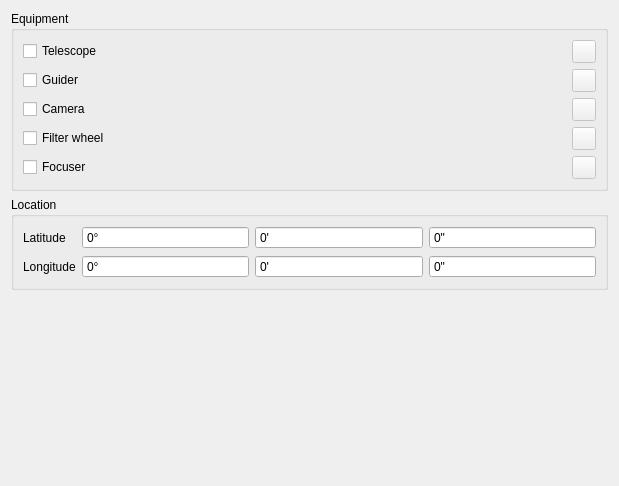
<?xml version="1.0" encoding="UTF-8"?>
<ui version="4.0">
 <class>SettingsFrame</class>
 <widget class="QFrame" name="SettingsFrame">
  <property name="geometry">
   <rect>
    <x>0</x>
    <y>0</y>
    <width>619</width>
    <height>486</height>
   </rect>
  </property>
  <property name="windowTitle">
   <string>Frame</string>
  </property>
  <layout class="QGridLayout" name="gridLayout_3">
   <item row="0" column="0">
    <widget class="QGroupBox" name="equipment_group_box">
     <property name="sizePolicy">
      <sizepolicy hsizetype="Preferred" vsizetype="Fixed">
       <horstretch>0</horstretch>
       <verstretch>0</verstretch>
      </sizepolicy>
     </property>
     <property name="title">
      <string>Equipment</string>
     </property>
     <layout class="QGridLayout" name="gridLayout">
      <item row="1" column="1">
       <widget class="QToolButton" name="guider_settings_button">
        <property name="enabled">
         <bool>false</bool>
        </property>
        <property name="text">
         <string/>
        </property>
        <property name="icon">
         <iconset resource="../resources/res.qrc">
          <normaloff>:/icons/ic_settings_white_48px.svg</normaloff>:/icons/ic_settings_white_48px.svg</iconset>
        </property>
        <property name="popupMode">
         <enum>QToolButton::InstantPopup</enum>
        </property>
       </widget>
      </item>
      <item row="4" column="0">
       <widget class="QCheckBox" name="focuser_check_box">
        <property name="text">
         <string>Focuser</string>
        </property>
       </widget>
      </item>
      <item row="3" column="0">
       <widget class="QCheckBox" name="filter_wheel_check_box">
        <property name="text">
         <string>Filter wheel</string>
        </property>
       </widget>
      </item>
      <item row="4" column="1">
       <widget class="QToolButton" name="focuser_settings_button">
        <property name="enabled">
         <bool>false</bool>
        </property>
        <property name="text">
         <string/>
        </property>
        <property name="icon">
         <iconset resource="../resources/res.qrc">
          <normaloff>:/icons/ic_settings_white_48px.svg</normaloff>:/icons/ic_settings_white_48px.svg</iconset>
        </property>
        <property name="popupMode">
         <enum>QToolButton::InstantPopup</enum>
        </property>
       </widget>
      </item>
      <item row="3" column="1">
       <widget class="QToolButton" name="filter_wheel_settings_button">
        <property name="enabled">
         <bool>false</bool>
        </property>
        <property name="text">
         <string/>
        </property>
        <property name="icon">
         <iconset resource="../resources/res.qrc">
          <normaloff>:/icons/ic_settings_white_48px.svg</normaloff>:/icons/ic_settings_white_48px.svg</iconset>
        </property>
        <property name="popupMode">
         <enum>QToolButton::InstantPopup</enum>
        </property>
       </widget>
      </item>
      <item row="2" column="0">
       <widget class="QCheckBox" name="camera_check_box">
        <property name="text">
         <string>Camera</string>
        </property>
       </widget>
      </item>
      <item row="1" column="0">
       <widget class="QCheckBox" name="guider_check_box">
        <property name="text">
         <string>Guider</string>
        </property>
       </widget>
      </item>
      <item row="0" column="1">
       <widget class="QToolButton" name="telescope_settings_button">
        <property name="enabled">
         <bool>false</bool>
        </property>
        <property name="text">
         <string/>
        </property>
        <property name="icon">
         <iconset resource="../resources/res.qrc">
          <normaloff>:/icons/ic_settings_white_48px.svg</normaloff>:/icons/ic_settings_white_48px.svg</iconset>
        </property>
        <property name="popupMode">
         <enum>QToolButton::InstantPopup</enum>
        </property>
       </widget>
      </item>
      <item row="0" column="0">
       <widget class="QCheckBox" name="telescope_check_box">
        <property name="text">
         <string>Telescope</string>
        </property>
       </widget>
      </item>
      <item row="2" column="1">
       <widget class="QToolButton" name="camera_settings_button">
        <property name="enabled">
         <bool>false</bool>
        </property>
        <property name="text">
         <string/>
        </property>
        <property name="icon">
         <iconset resource="../resources/res.qrc">
          <normaloff>:/icons/ic_settings_white_48px.svg</normaloff>:/icons/ic_settings_white_48px.svg</iconset>
        </property>
        <property name="popupMode">
         <enum>QToolButton::InstantPopup</enum>
        </property>
       </widget>
      </item>
     </layout>
    </widget>
   </item>
   <item row="2" column="0">
    <spacer name="verticalSpacer_3">
     <property name="orientation">
      <enum>Qt::Vertical</enum>
     </property>
     <property name="sizeType">
      <enum>QSizePolicy::Expanding</enum>
     </property>
     <property name="sizeHint" stdset="0">
      <size>
       <width>20</width>
       <height>40</height>
      </size>
     </property>
    </spacer>
   </item>
   <item row="1" column="0">
    <widget class="QGroupBox" name="location_group_box">
     <property name="sizePolicy">
      <sizepolicy hsizetype="Preferred" vsizetype="Fixed">
       <horstretch>0</horstretch>
       <verstretch>0</verstretch>
      </sizepolicy>
     </property>
     <property name="title">
      <string>Location</string>
     </property>
     <layout class="QGridLayout" name="gridLayout_2">
      <item row="0" column="2">
       <widget class="QSpinBox" name="lat_m_spin">
        <property name="frame">
         <bool>true</bool>
        </property>
        <property name="buttonSymbols">
         <enum>QAbstractSpinBox::NoButtons</enum>
        </property>
        <property name="keyboardTracking">
         <bool>false</bool>
        </property>
        <property name="showGroupSeparator" stdset="0">
         <bool>false</bool>
        </property>
        <property name="suffix">
         <string>'</string>
        </property>
        <property name="maximum">
         <number>59</number>
        </property>
       </widget>
      </item>
      <item row="0" column="0">
       <widget class="QLabel" name="lat_label">
        <property name="sizePolicy">
         <sizepolicy hsizetype="Fixed" vsizetype="Preferred">
          <horstretch>0</horstretch>
          <verstretch>0</verstretch>
         </sizepolicy>
        </property>
        <property name="text">
         <string>Latitude</string>
        </property>
       </widget>
      </item>
      <item row="0" column="3">
       <widget class="QSpinBox" name="lat_s_spin">
        <property name="frame">
         <bool>true</bool>
        </property>
        <property name="buttonSymbols">
         <enum>QAbstractSpinBox::NoButtons</enum>
        </property>
        <property name="keyboardTracking">
         <bool>false</bool>
        </property>
        <property name="showGroupSeparator" stdset="0">
         <bool>false</bool>
        </property>
        <property name="suffix">
         <string>&quot;</string>
        </property>
        <property name="maximum">
         <number>59</number>
        </property>
       </widget>
      </item>
      <item row="0" column="1">
       <widget class="QSpinBox" name="lat_d_spin">
        <property name="frame">
         <bool>true</bool>
        </property>
        <property name="buttonSymbols">
         <enum>QAbstractSpinBox::NoButtons</enum>
        </property>
        <property name="keyboardTracking">
         <bool>false</bool>
        </property>
        <property name="showGroupSeparator" stdset="0">
         <bool>false</bool>
        </property>
        <property name="suffix">
         <string>°</string>
        </property>
        <property name="minimum">
         <number>-89</number>
        </property>
        <property name="maximum">
         <number>89</number>
        </property>
       </widget>
      </item>
      <item row="1" column="2">
       <widget class="QSpinBox" name="long_m_spin">
        <property name="frame">
         <bool>true</bool>
        </property>
        <property name="buttonSymbols">
         <enum>QAbstractSpinBox::NoButtons</enum>
        </property>
        <property name="keyboardTracking">
         <bool>false</bool>
        </property>
        <property name="showGroupSeparator" stdset="0">
         <bool>false</bool>
        </property>
        <property name="suffix">
         <string>'</string>
        </property>
        <property name="maximum">
         <number>59</number>
        </property>
       </widget>
      </item>
      <item row="1" column="0">
       <widget class="QLabel" name="long_label">
        <property name="sizePolicy">
         <sizepolicy hsizetype="Fixed" vsizetype="Preferred">
          <horstretch>0</horstretch>
          <verstretch>0</verstretch>
         </sizepolicy>
        </property>
        <property name="text">
         <string>Longitude</string>
        </property>
       </widget>
      </item>
      <item row="1" column="1">
       <widget class="QSpinBox" name="long_d_spin">
        <property name="frame">
         <bool>true</bool>
        </property>
        <property name="buttonSymbols">
         <enum>QAbstractSpinBox::NoButtons</enum>
        </property>
        <property name="keyboardTracking">
         <bool>false</bool>
        </property>
        <property name="showGroupSeparator" stdset="0">
         <bool>false</bool>
        </property>
        <property name="suffix">
         <string>°</string>
        </property>
        <property name="minimum">
         <number>-179</number>
        </property>
        <property name="maximum">
         <number>179</number>
        </property>
       </widget>
      </item>
      <item row="1" column="3">
       <widget class="QSpinBox" name="long_s_spin">
        <property name="frame">
         <bool>true</bool>
        </property>
        <property name="buttonSymbols">
         <enum>QAbstractSpinBox::NoButtons</enum>
        </property>
        <property name="keyboardTracking">
         <bool>false</bool>
        </property>
        <property name="showGroupSeparator" stdset="0">
         <bool>false</bool>
        </property>
        <property name="suffix">
         <string>&quot;</string>
        </property>
        <property name="maximum">
         <number>59</number>
        </property>
       </widget>
      </item>
     </layout>
    </widget>
   </item>
  </layout>
 </widget>
 <resources>
  <include location="../resources/res.qrc"/>
 </resources>
 <connections>
  <connection>
   <sender>telescope_check_box</sender>
   <signal>toggled(bool)</signal>
   <receiver>telescope_settings_button</receiver>
   <slot>setEnabled(bool)</slot>
   <hints>
    <hint type="sourcelabel">
     <x>559</x>
     <y>52</y>
    </hint>
    <hint type="destinationlabel">
     <x>578</x>
     <y>51</y>
    </hint>
   </hints>
  </connection>
  <connection>
   <sender>guider_check_box</sender>
   <signal>toggled(bool)</signal>
   <receiver>guider_settings_button</receiver>
   <slot>setEnabled(bool)</slot>
   <hints>
    <hint type="sourcelabel">
     <x>561</x>
     <y>87</y>
    </hint>
    <hint type="destinationlabel">
     <x>575</x>
     <y>85</y>
    </hint>
   </hints>
  </connection>
  <connection>
   <sender>camera_check_box</sender>
   <signal>toggled(bool)</signal>
   <receiver>camera_settings_button</receiver>
   <slot>setEnabled(bool)</slot>
   <hints>
    <hint type="sourcelabel">
     <x>560</x>
     <y>116</y>
    </hint>
    <hint type="destinationlabel">
     <x>577</x>
     <y>118</y>
    </hint>
   </hints>
  </connection>
  <connection>
   <sender>filter_wheel_check_box</sender>
   <signal>toggled(bool)</signal>
   <receiver>filter_wheel_settings_button</receiver>
   <slot>setEnabled(bool)</slot>
   <hints>
    <hint type="sourcelabel">
     <x>560</x>
     <y>151</y>
    </hint>
    <hint type="destinationlabel">
     <x>580</x>
     <y>151</y>
    </hint>
   </hints>
  </connection>
  <connection>
   <sender>focuser_check_box</sender>
   <signal>toggled(bool)</signal>
   <receiver>focuser_settings_button</receiver>
   <slot>setEnabled(bool)</slot>
   <hints>
    <hint type="sourcelabel">
     <x>559</x>
     <y>183</y>
    </hint>
    <hint type="destinationlabel">
     <x>573</x>
     <y>183</y>
    </hint>
   </hints>
  </connection>
 </connections>
</ui>
